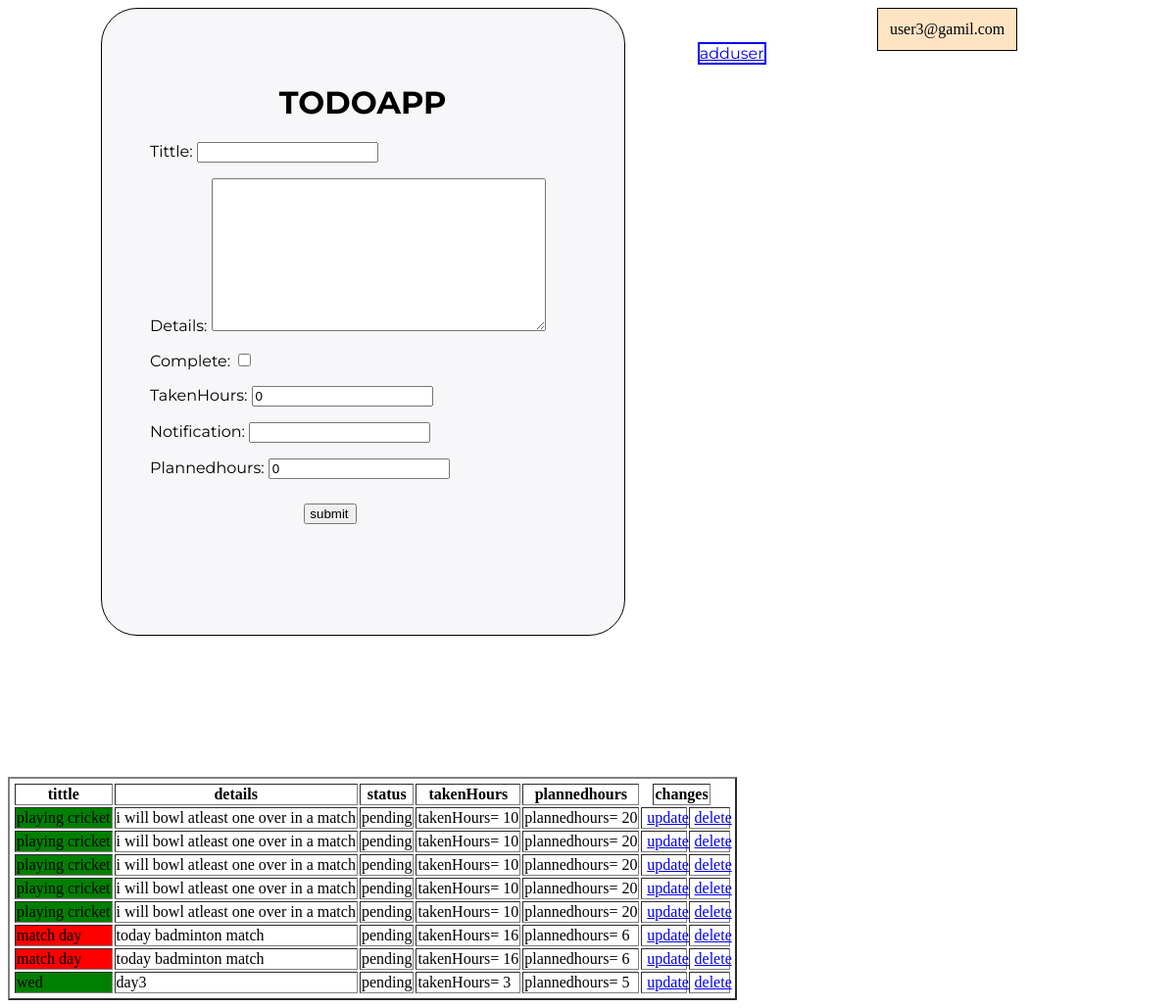
Page /todo/index (signed in) on the earlier database version.
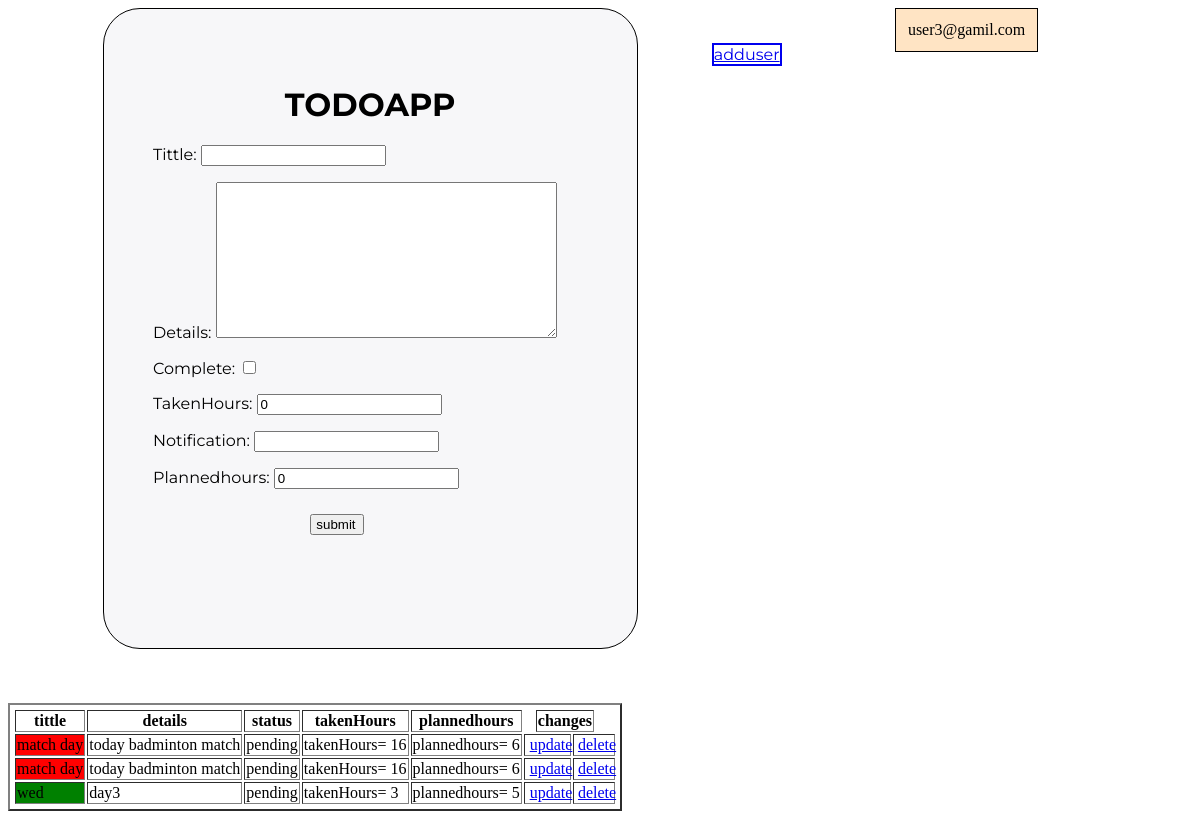
Same page on the later database version.
### accounts/models.py (models this page shows, shortened)
class user(AbstractBaseUser):
    email  = models.EmailField(unique=True)
    phone = models.CharField(unique=True , max_length=15)
    is_active = models.BooleanField(default=True)
    is_admin = models.BooleanField(default=False)
    created_date = models.DateField(auto_now_add=True)
    objects = Myusermanager()
    USERNAME_FIELD = "email"
    REQUIRED_FIELDS = ["phone"]
    def __str__(self):
        return self.email

### todoapp/models.py (models this page shows, shortened)
class Todo (models.Model):
   user = models.ForeignKey(user,on_delete=models.CASCADE,null=True)
   tittle=models.CharField(max_length=35)
   details = models.TextField()
   complete = models.BooleanField(default=False)
   takenHours = models.IntegerField(default=0,blank=True)
   created = models.DateTimeField(auto_now_add=True)
   notification = models.CharField(max_length=34,blank=True)
   plannedhours = models.IntegerField(default=0,blank=True)

### todoapp/views.py (the view)
def index(request):
    form1= Todoform()
    user=request.user
    data = Todo.objects.filter(user=request.user)
    if request.method =="POST":
         print(request.user,'hi')
         form1 = Todoform(request.POST)
         if form1.is_valid():
             form1.save(request.user)
    return render(request,'todoapp/list.html',{'form':form1,'data':data,'user':user} )

### todoapp/form.py (shortened to what this page needs)
class Todoform(forms.ModelForm):
    class Meta:
        model = Todo
        fields="__all__"
        exclude=['user']

### todoapp/templates/todoapp/list.html (shortened to what this page needs)
  <div class="user"
  {% if user %}
  <td>{{user}}<td>
 {% else %}
 no user
 {% endif %}
  </div>
 <div class="box">
  <a href="{%url 'signup' %}" id='adduser'> adduser</a>
  <h1>TODOAPP</h1>
<form method='POST'>
      {{form.as_p}}
      <input type="submit" id='submit'value="submit">
</form>
</div>
<table class="table" border="2">
  <thead>
    <th>tittle</th>
    <th>details</th>
    <th>status</th>
    <th>takenHours</th>
    <th>plannedhours</th>
    <th>changes</th>
</thead>
 {% for y in data %}
 <tr>
  {% if y.takenHours > y.plannedhours%}
  <td style = "background-color: red"> {{y.tittle}}</td>
 {% elif y.takenHours < y.plannedhours%}
 <td style = "background-color: green"> {{y.tittle}}</td>
 {% else %}
 <td > {{y.tittle}}</td>
 {% endif %}
 <td>  {{y.details}}</td>
 {%if  y.complete %}
 <td>completed</td>
 {% else %}
 <td>pending</td>
 {% endif %}
 <td>takenHours=  {{y.takenHours}}</td>
 <td>plannedhours= {{y.plannedhours}}</td>
   <br>
    <td><a href="{%url 'update' y.id %}">update</a></td>
     <td><a href="{%url 'delete_task' y.id %}">delete</a></td>
 </tr>
 {% endfor %}
</table>

### todoapp/templates/todoapp/list.html (style rules this page uses)
.box { height: 71vh; border: 1px solid; border-radius: 37px; width: 39%; padding-right: 6%; padding-left: -9%; padding: 3%; font-family: 'Montserrat', sans-serif; background-color: #f7f7f9; margin-left: 8%; }
.box h1 { text-align: center; }
.box form { padding-left: 3%; }
#submit { padding-left: 1%; margin-left: 35%; margin-top: 2%; }
.table { padding:3px; }
#adduser { border: 2px solid; height: 3vh; margin-left: 124%; }
table a { margin-left:9%; }
.user { float: right; border: 1px solid; padding: 1%; margin-right: 13%; background-color: bisque; }
table th:nth-child(6) { margin-left: 1%; position: absolute; }

Differences in the rows shown:
removed Todo: tittle "playing cricket", details "i will bowl atleast one over in a match", complete "pending", takenHours "10", plannedhours "20"
removed Todo: tittle "playing cricket", details "i will bowl atleast one over in a match", complete "pending", takenHours "10", plannedhours "20"
removed Todo: tittle "playing cricket", details "i will bowl atleast one over in a match", complete "pending", takenHours "10", plannedhours "20"
removed Todo: tittle "playing cricket", details "i will bowl atleast one over in a match", complete "pending", takenHours "10", plannedhours "20"
removed Todo: tittle "playing cricket", details "i will bowl atleast one over in a match", complete "pending", takenHours "10", plannedhours "20"
